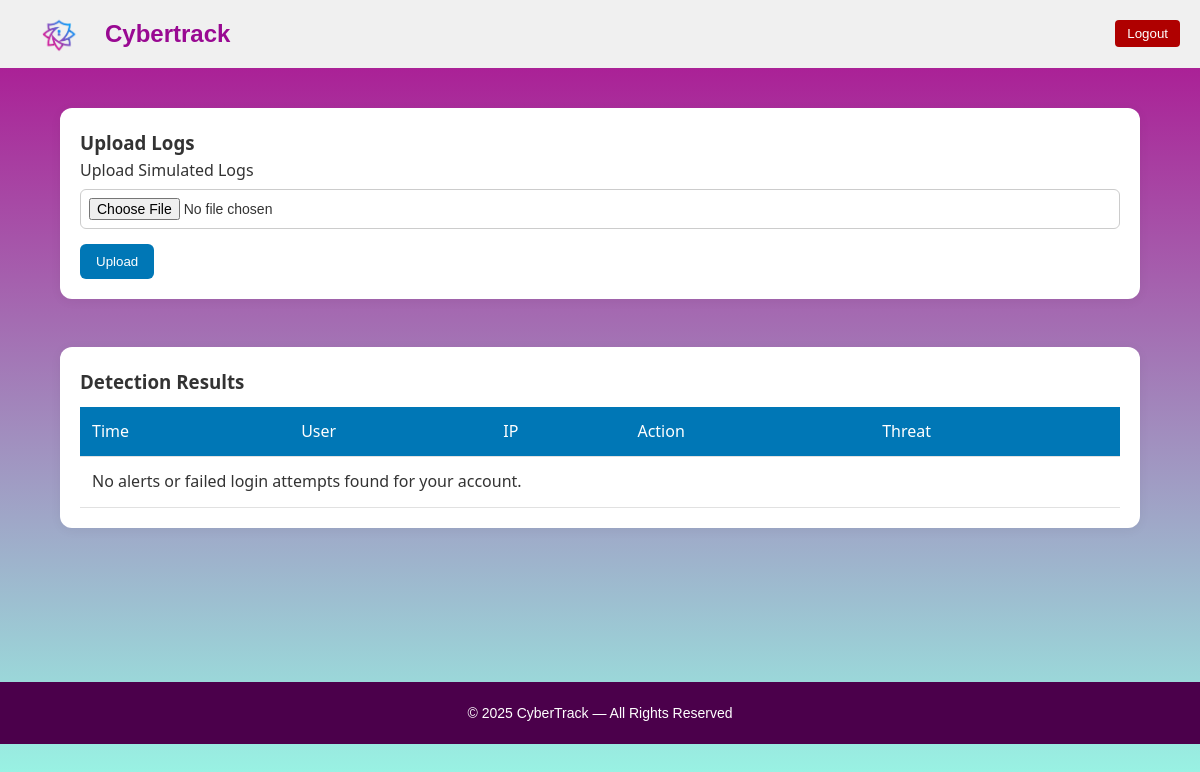
The app's page / (signed in), older data.
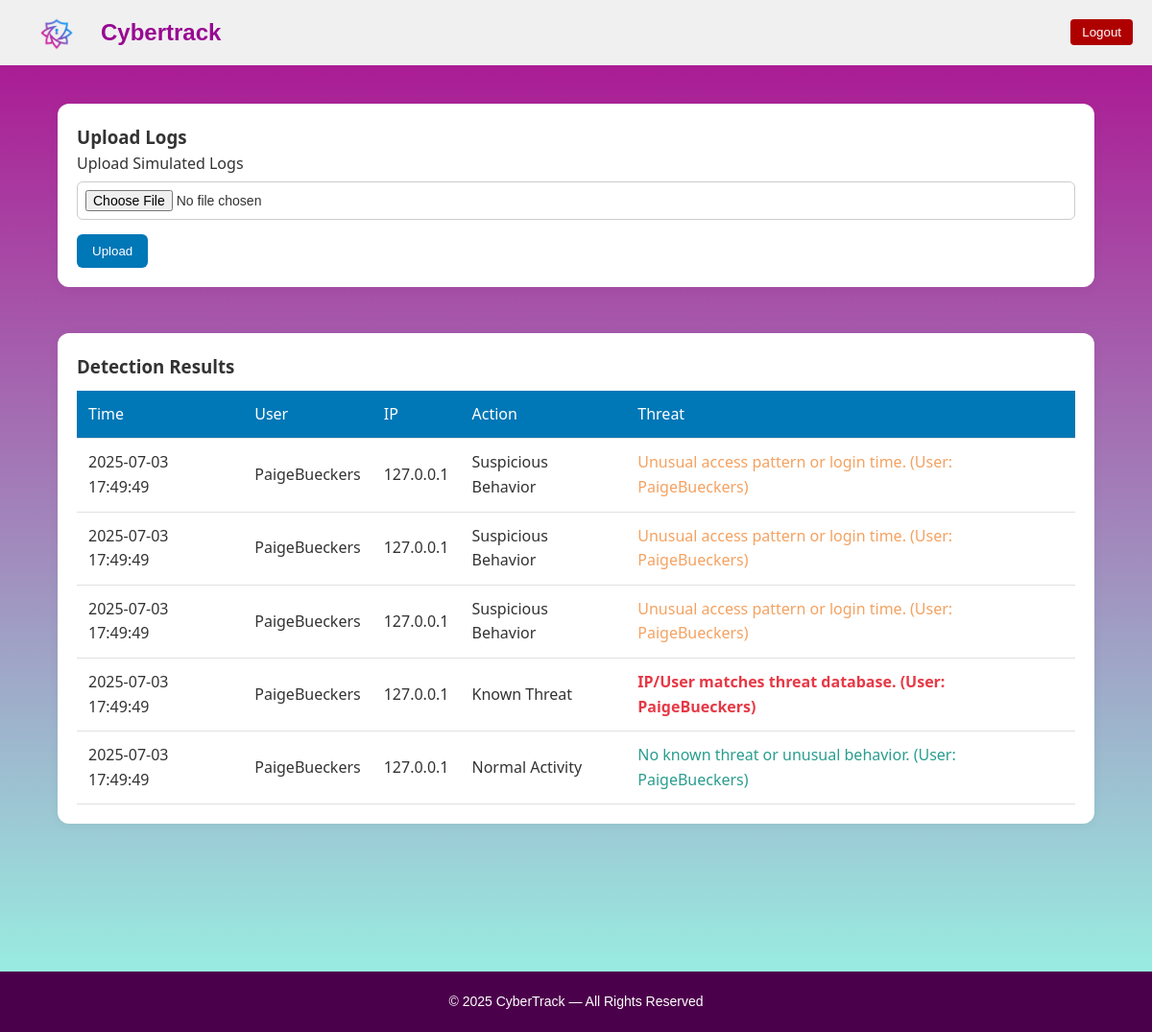
The same page, newer data.
### app/models.py (models this page shows, shortened)
class Alert(db.Model):
    id = db.Column(db.Integer, primary_key=True)
    log_id = db.Column(db.Integer, db.ForeignKey('log.id'))
    type = db.Column(db.String(100), nullable=False)
    description = db.Column(db.Text)
    timestamp_detected = db.Column(db.DateTime, default=datetime.utcnow)
    severity = db.Column(db.String(20), default="Medium")
    ip_address = db.Column(db.String(45), nullable=True)

class User(db.Model):
    __tablename__ = "user"
    id = db.Column(db.Integer, primary_key=True)
    username = db.Column(db.String(150), unique=True, nullable=False)
    password = db.Column(db.String(200), nullable=False)
    role = db.Column(db.String(20), default='user')
    created_at = db.Column(db.DateTime, default=datetime.utcnow)
    failed_attempts = db.Column(db.Integer, default=0)

### app/routes.py (the view)
@log_bp.route('/')
def home():
    if 'user_id' not in session:
        return redirect(url_for('log.login_page'))
    user_id = session['user_id']
    current_user = User.query.get(user_id)
    if not current_user:
        session.clear()
        return redirect(url_for('log.login_page'))
    if current_user.role == 'admin':
        alerts = Alert.query.order_by(Alert.timestamp_detected.desc()).all()
        logs = Log.query.all()
        user_map = {u.id: u.username for u in User.query.all()}
        users = {log.id: user_map.get(log.uploaded_by, 'Unknown') for log in logs}
        return render_template('admin_dashboard.html', alerts=alerts, users=users)
    else:
        user_logs = Log.query.filter_by(uploaded_by=current_user.id).all()
        log_ids = [log.id for log in user_logs]
        user_alerts = Alert.query.filter(Alert.log_id.in_(log_ids)) \
            .order_by(Alert.timestamp_detected.desc()).all()
        login_alerts = Alert.query.filter(
            Alert.log_id == None,
            Alert.description.ilike(f"%{current_user.username}%")
        ).all()
        from app.models import FailedLoginAttempt
        all_user_alerts = user_alerts + login_alerts
        users = {
            alert.log_id: current_user.username for alert in user_alerts if alert.log_id is not None
        }
        for alert in login_alerts:
            users[alert.id] = current_user.username
        failed_logins = FailedLoginAttempt.query.filter_by(username=current_user.username).order_by(
            FailedLoginAttempt.timestamp.desc()).all()
        return render_template('user.html', alerts=all_user_alerts, users=users, failed_logins=failed_logins)

### app/templates/user.html (shortened to what this page needs)
<!DOCTYPE html>
<html lang="en">
<head>
  <link rel="stylesheet" href="{{ url_for('static', filename='user.css') }}">
</head>
<body>
  <header class="header">
    <img src="{{ url_for('static', filename='images/CyberTrack.png') }}" alt="CyberTrack Logo" class="logo" />
    <h1 class="brand-name">Cybertrack</h1>
    <div class="header-right">
      <button class="logout-button">Logout</button>
    </div>
  </header>
  <main class="container">
    <section class="module card-grid">
      <div class="card">
        <h3>Upload Logs</h3>
        <form id="uploadForm" enctype="multipart/form-data">
          <label for="fileInput">Upload Simulated Logs</label>
          <input type="file" name="file" id="fileInput" required />
          <button type="submit">Upload</button>
        </form>
      </div>
      <div class="card wide">
        <div class="card-header">
          <h3>Detection Results</h3>
        </div>
        <table id="detection-table">
          <thead>
            <tr>
              <th>Time</th>
              <th>User</th>
              <th>IP</th>
              <th>Action</th>
              <th>Threat</th>
            </tr>
          </thead>
          <tbody>
            {% if alerts %}
              {% for alert in alerts %}
                <tr>
                  <td>{{ alert.timestamp_detected.strftime('%Y-%m-%d %H:%M:%S') }}</td>
                  <td>{{ users.get(alert.log_id, 'Unknown') }}</td>
                  <td>{{ alert.ip_address or '-' }}</td>
                  <td>{{ alert.type }}</td>
                  <td class="{% if alert.severity == 'High' %}malicious{% elif alert.severity == 'Medium' %}suspicious{% else %}normal{% endif %}">
                    {{ alert.description }}
                  </td>
                </tr>
              {% endfor %}
            {% endif %}
            {% if not alerts and not failed_logins %}
              <tr><td colspan="5">No alerts or failed login attempts found for your account.</td></tr>
            {% endif %}
          </tbody>
        </table>
      </div>
    </section>
  </main>
  <footer>
    <p>&copy; 2025 CyberTrack — All Rights Reserved</p>
  </footer>
</body>
</html>

Row changes from the older to the newer data that the page shows:
added Alert: timestamp_detected "2025-07-03 17:49:49", ip_address "127.0.0.1", type "Suspicious Behavior", description "Unusual access pattern or login time. (User: PaigeBueckers)"
now on this page (row edited): User: get "PaigeBueckers"
added Alert: timestamp_detected "2025-07-03 17:49:49", ip_address "127.0.0.1", type "Suspicious Behavior", description "Unusual access pattern or login time. (User: PaigeBueckers)"
added Alert: timestamp_detected "2025-07-03 17:49:49", ip_address "127.0.0.1", type "Suspicious Behavior", description "Unusual access pattern or login time. (User: PaigeBueckers)"
added Alert: timestamp_detected "2025-07-03 17:49:49", ip_address "127.0.0.1", type "Known Threat", description "IP/User matches threat database. (User: PaigeBueckers)", severity "High" (drawn)
added Alert: timestamp_detected "2025-07-03 17:49:49", ip_address "127.0.0.1", type "Normal Activity", description "No known threat or unusual behavior. (User: PaigeBueckers)", severity "Low" (drawn)
Text that changed along with them:
text no longer shown: "No alerts or failed login attempts found for your account."
